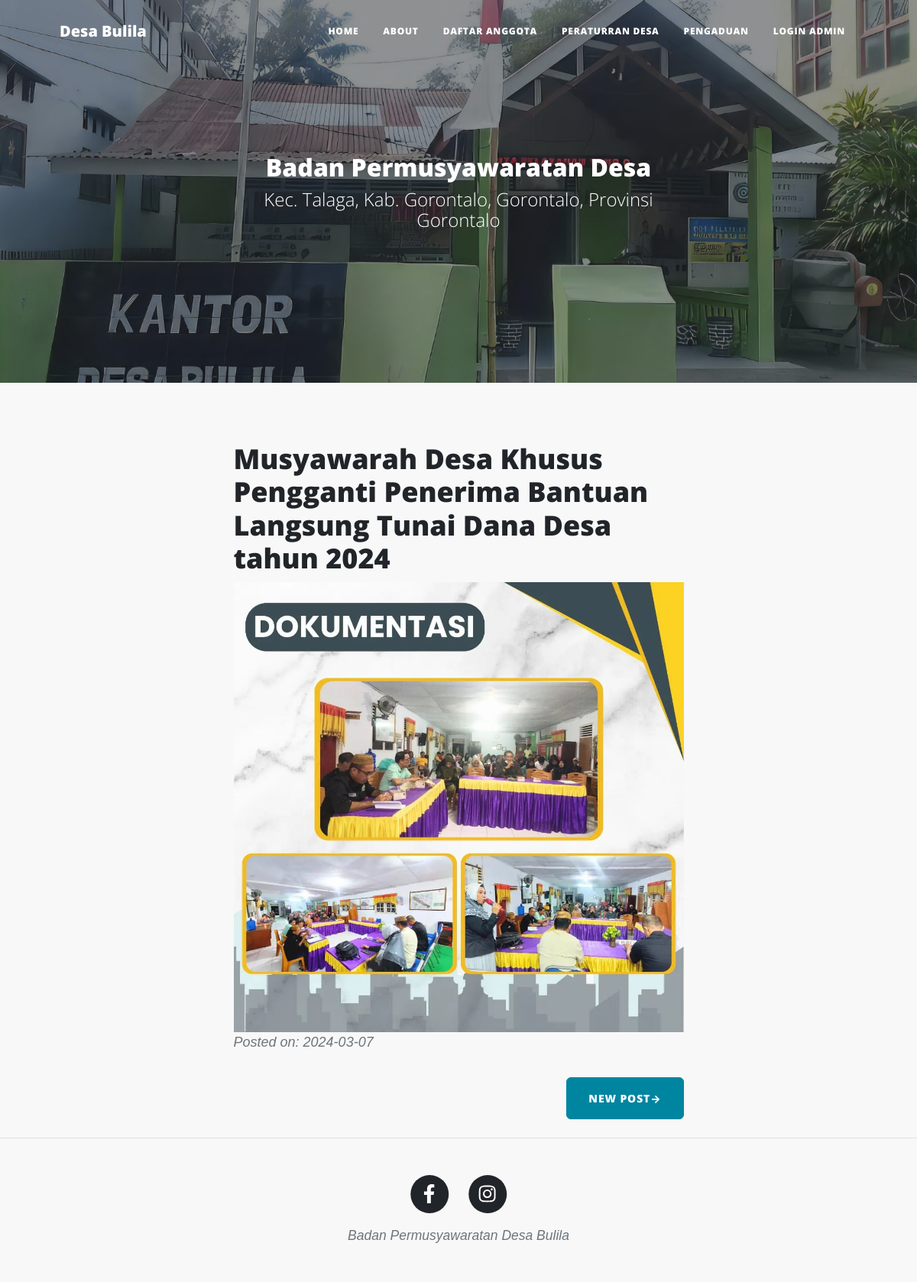
The page / on the database its author committed.
### tables this page shows
CREATE TABLE `postingan` (
  `id_postingan` int(10) NOT NULL,
  `judul` varchar(255) NOT NULL,
  `isi` text NOT NULL,
  `gambar` varchar(50) NOT NULL,
  `tanggal` date NOT NULL
);

### index.php (the view, shortened to what this page needs)
<!DOCTYPE html>
<html lang="en">
    <head>
        <link href="https://cdn.jsdelivr.net/npm/bootstrap@5.3.3/dist/css/bootstrap.min.css" rel="stylesheet">
        <link href="css/styles.css" rel="stylesheet" />
    </head>
    <body>
        <nav class="navbar navbar-expand-lg navbar-light" id="mainNav">
            <div class="container px-4 px-lg-5">
                <a class="navbar-brand" href="index.php">Desa Bulila</a>
                <div class="collapse navbar-collapse" id="navbarResponsive">
                    <ul class="navbar-nav ms-auto py-4 py-lg-0">
                        <li class="nav-item"><a class="nav-link px-lg-3 py-3 py-lg-4" href="index.php">Home</a></li>
                        <li class="nav-item"><a class="nav-link px-lg-3 py-3 py-lg-4" href="about.php">About</a></li>
                        <li class="nav-item"><a class="nav-link px-lg-3 py-3 py-lg-4" href="daftar_anggota.php">Daftar Anggota</a></li>
                        <li class="nav-item"><a class="nav-link px-lg-3 py-3 py-lg-4" href="Peraturan_desa.php">Peraturran Desa</a></li>
                        <li class="nav-item"><a class="nav-link px-lg-3 py-3 py-lg-4" href="pengaduan.php">Pengaduan</a></li>
                        <li class="nav-item"><a class="nav-link px-lg-3 py-3 py-lg-4" href="#" data-bs-toggle="modal" data-bs-target="#exampleModal">Login admin</a></li>
                    </ul>
                </div>
            </div>
        </nav>
        <header class="masthead" style="background-image: url('assets/img/kantor_desa.jpg')">
            <div class="container position-relative px-4 px-lg-5">
                <div class="row gx-4 gx-lg-5 justify-content-center">
                    <div class="col-md-10 col-lg-8 col-xl-7">
                        <div class="site-heading">
                            <h2>Badan Permusyawaratan Desa</h2>
                            <span class="subheading">Kec. Talaga, Kab. Gorontalo, Gorontalo, Provinsi Gorontalo</span>
                        </div>
                    </div>
                </div>
            </div>
        </header>
<div class="container px-4 px-lg-5">
    <div class="row gx-4 gx-lg-5 justify-content-center">
        <div class="col-md-10 col-lg-8 col-xl-7">
            <?php
            include "koneksi.php";
            $query = "SELECT * FROM postingan ORDER BY tanggal DESC";
            $result = mysqli_query($conn, $query);
            if (mysqli_num_rows($result) > 0) {
                while($row = mysqli_fetch_assoc($result)) {
                    echo "<div class='post-preview'>";
                    echo "<a href='blog.php?id=" . $row['id_postingan'] . "'>";
                    echo "<h2 class='post-title'>" . htmlspecialchars($row['judul']) . "</h2>";
                    if ($row['gambar']) {
                        echo "<img src='Admin/" . htmlspecialchars($row['gambar']) . "' alt='" . htmlspecialchars($row['judul']) . "' style='width:100%; height:auto;'>";
                    }
                    echo "</a>";
                    echo "<p class='post-meta'>Posted on: " . htmlspecialchars($row['tanggal']) . "</p>";
                    echo "</div>";
                }
            } else {
                echo "Tidak ada postingan.";
            }
            ?>
            <div class="d-flex justify-content-end mb-4"><a class="btn btn-primary text-uppercase" href="index.php"> New Post→</a></div>
        </div>
    </div>
</div>
        <footer class="border-top">
            <div class="container px-4 px-lg-5">
                <div class="row gx-4 gx-lg-5 justify-content-center">
                    <div class="col-md-10 col-lg-8 col-xl-7">
                        <ul class="list-inline text-center">
                            <li class="list-inline-item">
                                <a href="https://www.facebook.com/bulila.telaga">
                                    <span class="fa-stack fa-lg">
                                        <i class="fas fa-circle fa-stack-2x"></i>
                                        <i class="fab fa-facebook-f fa-stack-1x fa-inverse"></i>
                                    </span>
                                </a>
                            </li>
                            <li class="list-inline-item">
                                <a href="https://www.instagram.com/desabulila.official?igsh=MW8ycWloMW85Znl1Ng==">
                                    <span class="fa-stack fa-lg">
                                        <i class="fas fa-circle fa-stack-2x"></i>
                                        <i class="fab fa-instagram fa-stack-1x fa-inverse"></i>
                                    </span>
                                </a>
                            </li>
                        </ul>
                        <div class="small text-center text-muted fst-italic">Badan Permusyawaratan Desa Bulila</div>
                    </div>
                </div>
            </div>
        </footer>
    </body>
</html>

### index.php (style rules this page uses)
body { margin: 0; padding: 0; font-family: Arial, sans-serif; background-color: #f8f8f8; }

### rows shown on the page
postingan: judul "Musyawarah Desa Khusus Pengganti Penerima Bantuan Langsung Tunai Dana Desa tahun 2024", gambar (picture), tanggal "2024-03-07"
